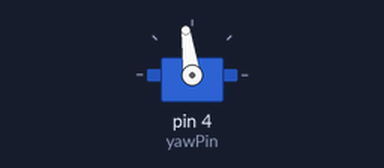
This sketch was run on a simulated Arduino Uno, built with avr-gcc and run on an emulated ATmega328P. Shown: servo. No radio packets arrive unless stated.

Above: at 0.05 s.
Timing chart, 0 to 4.8 s (numbered marks = the images above):
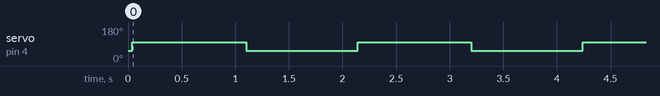

The sketch:

serce2016.ino
```cpp
#include <VirtualWire.h>
#include <ServoTimer2.h>  // the servo library
#define transmit_pin 10
#define yawPin   4
const char *wiadomosc;
ServoTimer2 servoRoll;    // declare variables for up to eight servos
ServoTimer2 servoPitch;
ServoTimer2 servoYaw;
void setup()
{
servoYaw.attach(yawPin);
servoYaw.write(1094);
    vw_set_tx_pin(transmit_pin);
    vw_setup(2000);
      servoYaw.detach();
}
void loop()
{

      servoYaw.attach(yawPin);
       delay(40);
  servoYaw.write(1554);
wiadomosc="9";
String toSend = (wiadomosc); // tekst wiadomości

char msg[23]; // tworzymy tablicę typu char
  toSend.toCharArray(msg, toSend.length() + 1); // konwertujemy nasz tekst do tablicy charów

  vw_send((uint8_t *)msg, strlen(msg));// wysyłamy
  vw_wait_tx();
  delay(1000);
  servoYaw.write(1094);
  delay(1000);
}
```

Measured:
- by itself, servo on pin 4 (yawPin): alternates 98° for 1.1 s and 53° for 1.0 s
